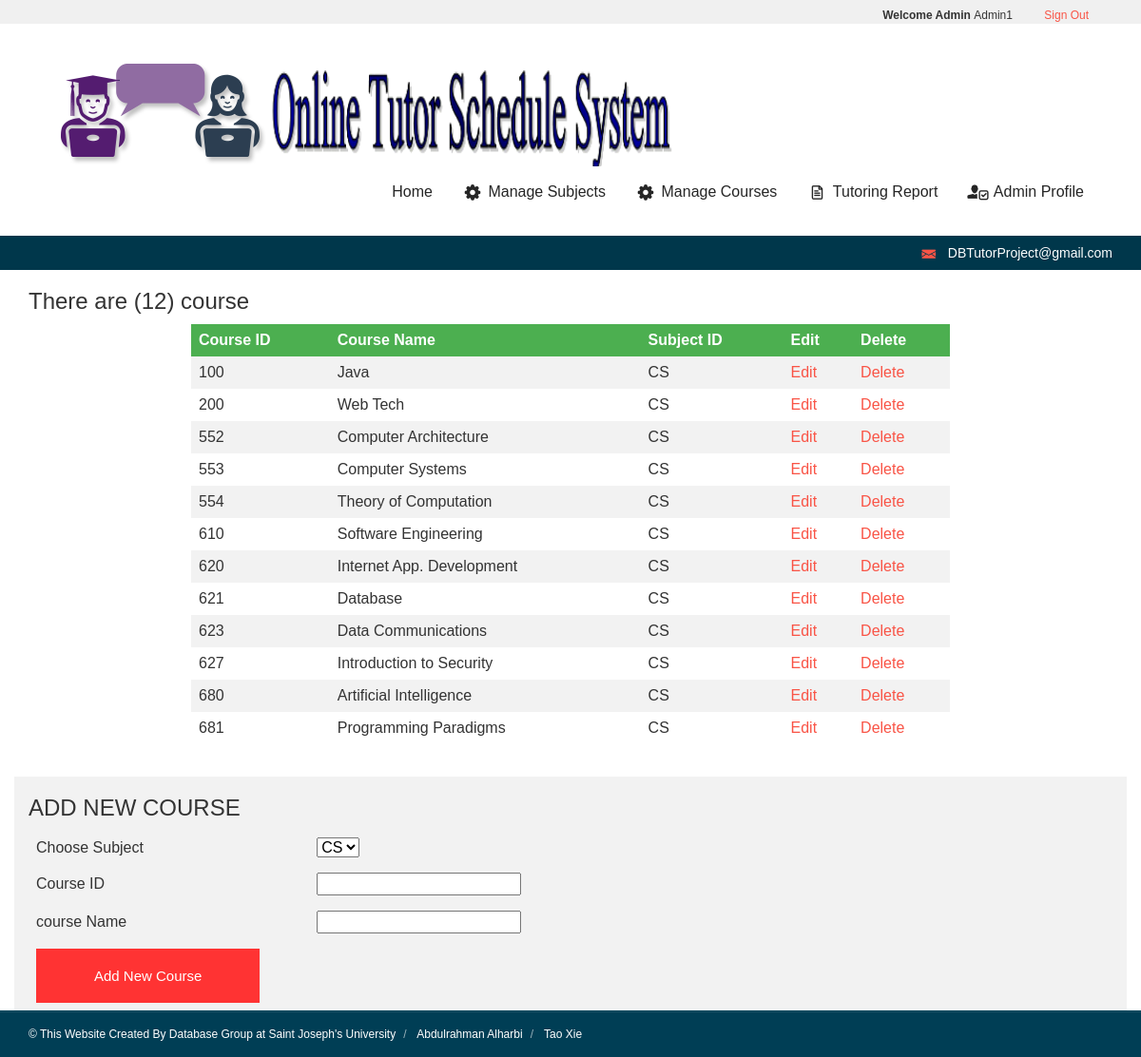
The page /addCourse.php (signed in) on the database its author committed.
### tables this page shows
CREATE TABLE `course` (
  `CourseID` int(11) NOT NULL,
  `CourseName` varchar(25) NOT NULL,
  `AdminID` varchar(25) NOT NULL,
  `SubjectID` varchar(25) NOT NULL
);

CREATE TABLE `subject` (
  `SubjectID` varchar(25) NOT NULL,
  `SubjectName` varchar(25) NOT NULL,
  `AdminID` varchar(25) NOT NULL
);

### session_admin.php (called while the page is built, shortened)
<?php
   include('config.php');
   $user_check = $_SESSION['login_user'];
   $ses_sql = mysqli_query($db,"SELECT Username FROM login WHERE Username = '$user_check' ");
   $row = mysqli_fetch_array($ses_sql,MYSQLI_ASSOC);
   $login_session = $row['Username'];
?>

### addCourse.php (the view, shortened to what this page needs)
<?php
	require "master_admin.php";
?>
<div class="container">
<?php
$localhost = 'localhost';
$dusername = 'root';
$dpassword = 'root';
$database = 'tutordb';
$que =  " SELECT courseID, courseName, subjectID FROM `course`";
$record = mysql_query($que) or print(mysql_error());
if(mysql_num_rows($record) > 0 ){
		$counter = 0;
    	echo "<table align='center' width='100%' height='100%'>";
		echo "<tr>";
		echo "<th>Course ID</th>";
		echo "<th>Course Name</th>";
		echo "<th>Subject ID</th>";
		echo "<th>Edit</th>";
		echo "<th>Delete</th>";
		echo "</tr>";
 while($row = mysql_fetch_array($record)) {
	   $courseID = $row['courseID'];
       $courseName = $row['courseName'];
	   $subjectID = $row['subjectID'];
	   $counter++;
		echo "<tr>";
		echo "<td>".$courseID."</td>";
 		echo "<td>".$courseName."</td>";
		echo "<td>".$subjectID."</td>";
		echo "<td>". "<a href = 'edit_course.php?Edit=$row[courseID]'>Edit</a>".  "</td>";
		echo "<td>". "<a href = 'delete_course.php?Delete=$row[courseID]' onclick='return checkDelete()'>Delete</a>
						<script language='JavaScript' type='text/javascript'>
							function checkDelete()
							{
								return confirm('Are you soure to delete this course');
							}
						</script>"."</td>";
		echo "</tr>";
   }
 	echo "<h2>There are ($counter) course</h2>";
   		echo "</table>";
}
	$connect = new mysqli($localhost, $dusername, $dpassword, $database);
			$query = "Select * FROM `subject`";
			$res = mysqli_query($connect, $query);
			$options = "";
			while($row = mysqli_fetch_array($res))
			{
				$options = $options."<option>$row[0]</option>";
			}
?>
</div>
<div>
      <br><br>
      <div class="container" style = "background:#f2f2f2">
          <form action="addCourseCode.php" method="post">
          <table align="left">
				<h2>ADD NEW COURSE</h2>
				<tr>
					<td>Choose Subject<td>
					<td><select name="subjectIDTake" id="subjectIDTake"><?php echo $options; ?></select></td>
				</tr>
				<tr>
					<td>Course ID<td>
					<td><input type="text" name = "courseID"required autocomplete="off" /></td>
				</tr>
				<tr>
					<td>course Name<td>
					<td><input type="text" name = "courseName"required autocomplete="off" /></td>
				</tr>
				<tr>
					<td colspan="3"><button type="submit" class="button button-block" />Add New Course</button><td>
				</tr>
          </table>
          </form>
	   </div>
</div>
<?php
	require "masterFooter.php";
?>

### master_admin.php (shortened to what this page needs)
<?php
include('session_admin.php');
?>
<html>
<head>
    <link rel="stylesheet" type="text/css" href="assets/css/bootstrap.min.css" media="screen, projection">
    <link rel="stylesheet" type="text/css" href="libraries/pictopro-normal/pictopro-normal.css" media="screen, projection">
    <link rel="stylesheet" type="text/css" href="assets/css/carat.css" media="screen, projection">
</head>
<body onload="getLocation()">
  <div class="topbar gray">
	<div class="container">
		<div class="row">
            <div class="col-md-6 col-xs-12 header-top-right">
                <div>
                    <div class="languages">
                        <ul>
							<li><b>Welcome Admin </b><?php echo $login_session; ?></li>
                            <li><a href = "logoutPage.php">Sign Out</a></li>
                        </ul>
                    </div>
                </div>
            </div>
		</div>
	</div>
</div>
<header id="header">
	<div class="header-inner">
		<div class="container">
			<div class="row">
				<div class="col-md-12 clearfix">
					<div class="brand">
						<div class="logo">
							<a href="/">
								<img src="assets/img/pp.png" alt="Carat HTML Template">
							</a>
						</div>
					</div>
					<nav class="collapse navbar-collapse navbar-collapse" role="navigation">
						<ul class="navigation">
						<li><a href="index_admin.php">Home</a></li>
						<li><a href="addSubject.php"><i class="icon icon-normal-cog-wheel"></i> Manage Subjects</a></li>
						<li><a href="addCourse.php"><i class="icon icon-normal-cog-wheel"></i> Manage Courses</a></li>
						<li><a href="tutoringReport.php"><i class="icon icon-normal-file-text"></i> Tutoring Report</a></li>
						<li><a href="adminProfile.php"><i class="icon icon-normal-profile-checkbox"></i> Admin Profile</a></li>
						</ul>
					</nav>
				</div>
			</div>
		</div>
	</div>
</header>
<div class="infobar">
	<div class="container">
		<div class="row">
			<div class="col-md-12">
				<div class="contact pull-right">
					<div class="contact-item mail">
						<div class="label"><i class="icon icon-normal-mail"></i></div>
						<div class="value"><a href="mailto:DBTutorProject@gmail.com">DBTutorProject@gmail.com</a></div>
					</div>
				</div>
			</div>
		</div>
	</div>
</div>

### libraries/pictopro-normal/pictopro-normal.css (style rules this page uses)
[class^="icon-normal"], [class*=" icon-normal"] { font-family: 'PictoPro-Normal'; speak: none; font-style: normal; font-weight: normal; font-variant: normal; text-transform: none; line-height: 1; -webkit-font-smoothing: antialiased; -moz-osx-font-smoothing: grayscale; }
.icon-normal-profile-checkbox:before { content: "\e69d"; }
.icon-normal-mail:before { content: "\e6a0"; }
.icon-normal-file-text:before { content: "\e6e2"; }
.icon-normal-cog-wheel:before { content: "\e720"; }

### assets/css/carat.css (style rules this page uses)
.topbar .header-top-right>div { float:right }
#header .header-inner { padding:25px 0px }
#header .header-inner .brand { float:left }
#header .header-inner .brand .logo { display:inline-block }
#header .header-inner .navigation { float:right;list-style:none;margin:3px 0px 0px 0px;padding:0px }
#header .header-inner .navigation>li { float:left }
#header .header-inner .navigation>li>a { -webkit-transition:none;-moz-transition:none;-o-transition:none;transition:none;border-radius:0px;color:#252525;display:block;font-family:'Source Sans Pro', Arial, sans-serif;font-size:16px;padding:8px 15px;text-decoration:none }
.infobar { background-color:#00374b }
.infobar .contact .contact-item { display:inline-block;font-size:14px }
.infobar .contact .contact-item .label { color:#f95446;display:inline }
.infobar .contact .contact-item .label .icon { font-size:20px;vertical-align:-5px }
.infobar .contact .contact-item .value { color:#fff;display:inline;line-height:36px }
.infobar .contact .contact-item .value a { color:#fff;text-decoration:none }
.languages { float:left;margin:8px 10px 0px 10px }
.languages ul { list-style:none;margin:0px;padding:0px }
.languages ul li { display:inline-block;margin:0px 15px }
.topbar { position:relative }
textarea,input,button { -webkit-font-smoothing:antialiased }
html { height:100% }
body { display:table;font-family:Arial, sans-serif;height:100%;min-height:100%;width:100%;-webkit-font-smoothing:antialiased;font-size:12px }
body i.icon { font-size:24px;vertical-align:middle }
body a { color:#f95446;-webkit-transition:color 0.3s;-moz-transition:color 0.3s;-o-transition:color 0.3s;transition:color 0.3s }
#header { display:table-row;height:1px }
h2 { font-size:24px }
h1,h2,h3,h4,h5,h6,.title { font-family:'Source Sans Pro', Arial, sans-serif;font-weight:normal }
.gray { background-color:#f0f0f0 }

### addCourse.php (style rules this page uses)
.button { margin: auto; background-color: #ff3333; border: none; color: white; padding: 20px 61px; text-align: center; text-decoration: none; display: inline-block; font-size: 15px; cursor: pointer; position:relative; float: left; }
table { border-collapse: collapse; width: 70%; }
th, td { text-align: left; padding: 8px; }
tr:nth-child(even) { background-color: #f2f2f2 }
th { background-color: #4CAF50; color: white; }

### rows shown on the page
course: CourseID "100", CourseName "Java", SubjectID "CS"
course: CourseID "200", CourseName "Web Tech", SubjectID "CS"
course: CourseID "552", CourseName "Computer Architecture", SubjectID "CS"
course: CourseID "553", CourseName "Computer Systems", SubjectID "CS"
course: CourseID "554", CourseName "Theory of Computation", SubjectID "CS"
course: CourseID "610", CourseName "Software Engineering", SubjectID "CS"
course: CourseID "620", CourseName "Internet App. Development", SubjectID "CS"
course: CourseID "621", CourseName "Database", SubjectID "CS"
course: CourseID "623", CourseName "Data Communications", SubjectID "CS"
course: CourseID "627", CourseName "Introduction to Security", SubjectID "CS"
course: CourseID "680", CourseName "Artificial Intelligence", SubjectID "CS"
course: CourseID "681", CourseName "Programming Paradigms", SubjectID "CS"
subject: subjectIDTake "CS"

### other values the page prints
$login_session "Admin1"
$counter "12"
